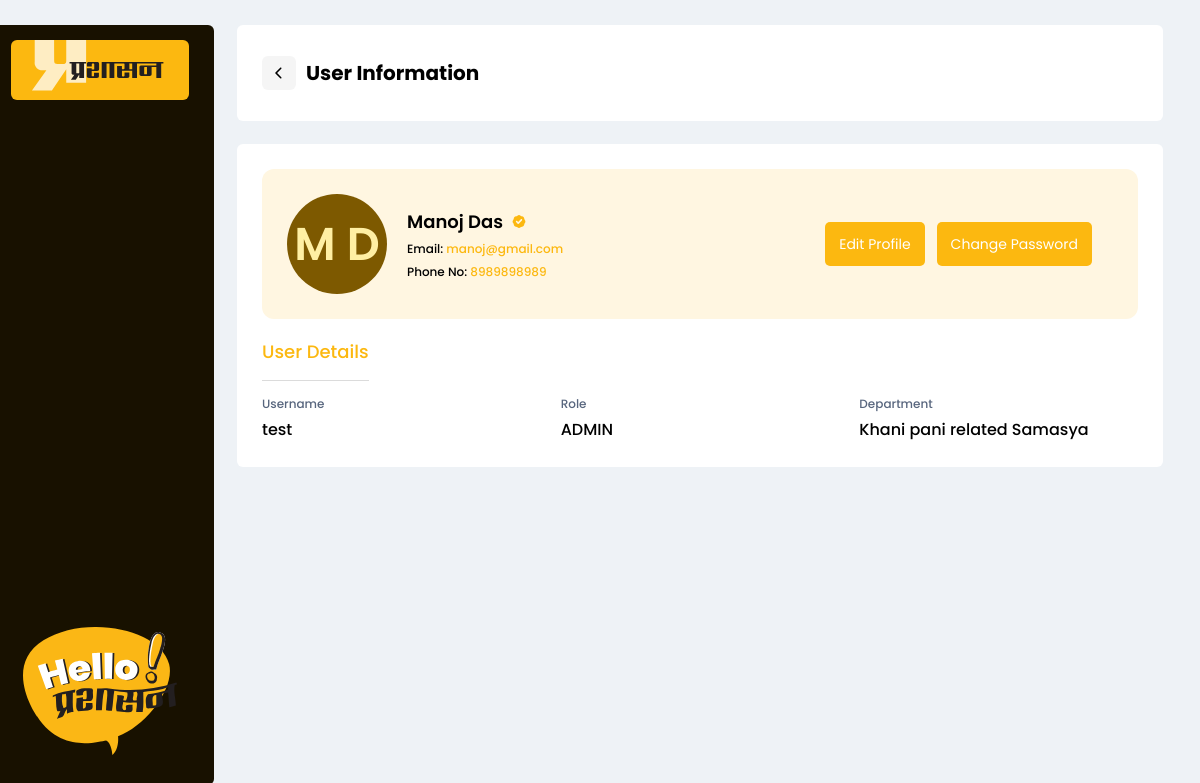
The page /all_user/view_user/3 on the database its author committed.
### account/models.py (models this page shows, shortened)
class CustomUser(AbstractUser):
    username = models.CharField(max_length=255,unique=True)
    first_name = models.CharField(max_length=150)
    last_name = models.CharField(max_length=150)
    email = models.EmailField(unique=True)
    phone_number = models.CharField(
        max_length=10, null=True,
        validators=[
            RegexValidator(r'^\d{10}$', 'Phone number must be 10 digits')
        ]
    )
    created_date=models.DateTimeField(auto_now_add=True)
    role = models.PositiveSmallIntegerField(
        choices=choices.ROLE_CHOICES, blank=True, default=3
    )
    admin_category = models.ForeignKey(
        ComplainName, on_delete=models.SET_NULL, null=True
    )
    USERNAME_FIELD='email'
    REQUIRED_FIELDS=['username',]

### main/models.py (models this page shows)
class ComplainName(models.Model):
    department_name = models.CharField(max_length=255,null=False)
    complain_name = models.CharField(max_length=255,null=False)
    def __str__(self):
        return self.complain_name

### main/views.py (the view)
# urls.py: path('all_user/view_user/<int:id>',views.view_user,name='view_user'),
def view_user(request,id):
    user=get_object_or_404(CustomUser, id=id)
    context={
        'user':user,
    }
    return render(request,'main/view_user.html',context)

### main/templates/main/view_user.html (shortened to what this page needs)
{% include 'layouts/header.html' %}
<section id="dashboard">
    <div class="container-fluid">
        <div class="row">
            <div class="col-md-2">
                {% include 'layouts/left-dash.html' %}
            </div>
            <div class="col-md-10 arrange-account">
                <div class="mid-complain">
                    <div class="mid-complain-heading">
                        <div class="dash-header">
                            <div class="pointer">
                            </div>
                            <div class="heading">
                                <p>User Information</p>
                            </div>
                        </div>
                    </div>
                    <div class="myaccount-content">
                        <div class="myaccount-upper">
                            <div class="account-user">
                                <div class="account-user-int">
                                    <p>{{ user.first_name.0 }} {{ user.last_name.0 }}</p>
                                </div>
                                <div class="account-user-details">
                                    <div class="account-name">
                                        <p>{{ user.first_name }} {{ user.last_name }}</p>
                                    </div>
                                    <div class="account-email">
                                        <p>Email: <span>{{user.email}}</span></p>
                                    </div>
                                    <div class="account-phone">
                                        <p>Phone No: <span>{{ user.phone_number }}</span></p>
                                    </div>
                                </div>
                            </div>
                            <div class="account-button">
                                <div class="account-upper-button">
                                    <button><a href="{% url 'account:edit_user' id=user.id %}"> Edit Profile </a></button>
                                </div>
                                <div class="account-upper-button">
                                    <button><a href="{% url 'account:change_password' id=user.id %}"> Change Password </a></button>
                                </div>
                            </div>
                        </div>
                        <div class="myaccount-lower">
                            <div class="account-user-heading">
                                <p>User Details</p>
                            </div>
                            <div class="personal-details">
                                <div class="personal-info">
                                    <p>Username</p>
                                    <h5>{{user.username}}</h5>
                                </div>
                                <div class="personal-info">
                                    <p>Role</p>
                                    <h5>{{ user.get_role_display }}</h5>
                                </div>
                                <div class="personal-info">
                                    <p>Department</p>
                                    <h5>{{ user.admin_category }}</h5>
                                </div>
                            </div>
                        </div>
                    </div>
                </div>
            </div>
        </div>
</section>
{% include 'layouts/footer.html' %}

### main/static/css/style.css (style rules this page uses)
body { font-family:poppins!important; }
* { box-sizing: border-box; }
:root { --Pra-Yellow: #fcb810; --Border1: #dbdbdb; --TextColor: #58667e; --Pra-White: #ffffff; --Pra-Black: #000000; }
body { background: #eef2f6; }
#dashboard { height: auto; background: #eef2f6; }
.mid-complain { display: flex; padding: 25px; flex-direction: column; align-items: flex-start; gap: 23px; }
.pointer { display: flex; padding: 5px; align-items: center; gap: 10px; border-radius: 6px; background: #f5f5f5; margin-right: 10px; transition: all 0.3s ease-in-out; }
.mid-complain-heading { display: flex; height: 96px; padding: 25px; justify-content: space-between; align-items: center; align-self: stretch; border-radius: 6px; background: #fff; }
.dash-header { display: flex; align-items: center; text-align: center; flex-direction: row; }
.heading p { color: #000; font-family: Poppins; font-size: 20px; font-style: normal; font-weight: 700; line-height: normal; margin-bottom: 0px; }
.myaccount-content { display: flex; padding: 25px; flex-direction: column; align-items: center; gap: 20px; align-self: stretch; border-radius: 6px; background: var(--Pra-White); }
.myaccount-upper { display: flex; padding: 25px 45px 25px 25px; justify-content: space-between; align-items: center; align-self: stretch; border-radius: 12px; background: #fff6e1; }
.account-user { display: flex; align-items: center; gap: 20px; }
.account-user-int { display: flex; width: 100px; height: 100px; flex-direction: column; justify-content: center; align-items: center; gap: 10px; border-radius: 1000px; background: #7d5900; }
.account-user-int p { color: #ffefa3; font-family: Poppins; font-size: 46px; font-style: normal; font-weight: 600; line-height: normal; margin-bottom: 0px; }
.account-user-details { display: flex; flex-direction: column; justify-content: center; align-items: flex-start; gap: 5px; align-self: stretch; }
.account-name { display: flex; align-items: center; gap: 8px; align-self: stretch; }
.account-name p { color: #000; font-family: Poppins; font-size: 18px; font-style: normal; font-weight: 600; line-height: normal; margin-bottom: 0px; }
.account-email { display: flex; align-items: center; gap: 5px; }
.account-email p { color: #000; font-family: Poppins; font-size: 12px; font-style: normal; font-weight: 500; line-height: normal; margin-bottom: 0px; }
.account-email span { color: var(--Pra-Yellow); }
.account-phone { display: flex; align-items: center; gap: 5px; }
.account-phone p { color: #000; font-family: Poppins; font-size: 12px; font-style: normal; font-weight: 500; line-height: normal; margin-bottom: 0px; }
.account-phone span { color: var(--Pra-Yellow); }
.account-button { display: flex; flex-direction: row; gap: 10px; }
.account-upper-button { display: flex; padding: 1px; justify-content: center; align-items: center; gap: 4px; }
.account-upper-button button { display: flex; padding: 14px; flex-direction: column; justify-content: center; align-items: center; border-radius: 5px; background: var(--Pra-Yellow); transition: all 0.3s ease-in-out; border: none; }
.account-upper-button button a { color: var(--Pra-White); font-feature-settings: "calt" off, "liga" off; font-size: 14px; font-style: normal; font-weight: 400; line-height: 16.1px; text-decoration: none; }
.myaccount-lower { display: flex; flex-direction: column; align-items: flex-start; gap: 10px; align-self: stretch; }
.account-user-heading { display: flex; height: 42px; padding-bottom: 0px; flex-direction: column; justify-content: center; align-items: flex-start; border-bottom: 1px solid var(--Border1); }
.account-user-heading p { color: var(--Pra-Yellow); font-family: Poppins; font-size: 18px; font-style: normal; font-weight: 500; line-height: normal; align-self: stretch; }
.personal-details { display: flex; width: 100%; align-items: center; gap: 20px; }
.personal-info { display: flex; flex-direction: column; justify-content: center; align-items: center; gap: 1px; flex: 1 0 0; }
.personal-info p { display: flex; height: 25px; flex-direction: column; justify-content: center; align-self: stretch; color: var(--TextColor); font-family: Poppins; font-size: 12px; font-style: normal; font-weight: 500; line-height: normal; margin-bottom: 0px; }
.personal-info h5 { align-self: stretch; color: var(--Pra-Black); font-family: Poppins; font-size: 16px; font-style: normal; font-weight: 500; line-height: normal; margin-bottom: 0px; }

### rows shown on the page
CustomUser: first_name.0 "M", last_name.0 "D", first_name "Manoj", last_name "Das", email "manoj@gmail.com", phone_number "8989898989", username "test", role "ADMIN", admin_category "Khani pani related Samasya"
